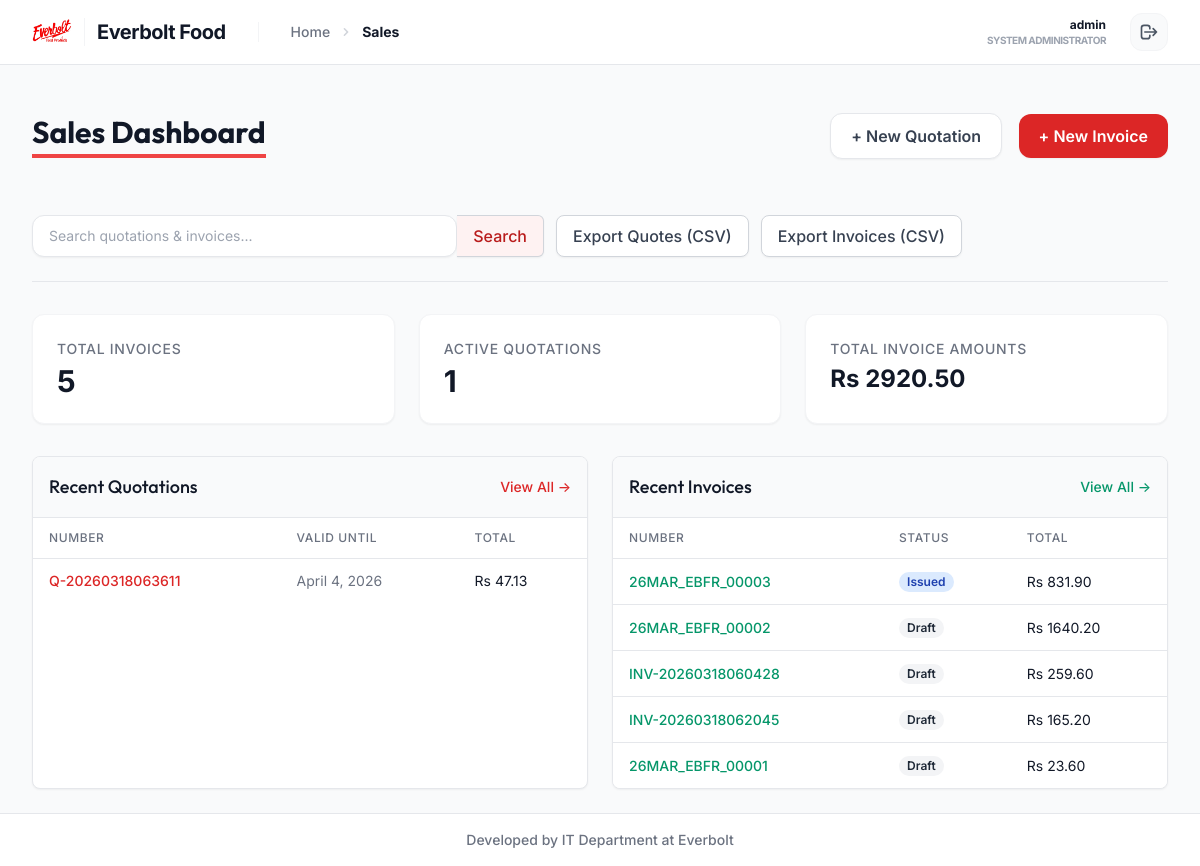
Screenshot of /sales/ (signed in) with the database file from the repository.
### users/models.py (models this page shows, shortened)
class User(AbstractUser):
    class Roles(models.TextChoices):
        ADMIN = 'ADMIN', 'Admin'
        SALES_OFFICER = 'SALES_OFFICER', 'Sales Officer'
    role = models.CharField(max_length=50, choices=Roles.choices, default=Roles.SALES_OFFICER)
    contact_number = models.CharField(max_length=20, blank=True, null=True)
    assigned_area = models.CharField(max_length=100, blank=True, null=True)
    def is_admin(self):
        return self.role == self.Roles.ADMIN or self.is_superuser

### sales/models.py (models this page shows, shortened)
class Quotation(models.Model):
    quotation_number = models.CharField(max_length=50, unique=True)
    customer = models.ForeignKey(Customer, on_delete=models.PROTECT)
    salesperson = models.ForeignKey(settings.AUTH_USER_MODEL, on_delete=models.SET_NULL, null=True)
    creation_date = models.DateTimeField(auto_now_add=True)
    valid_until = models.DateField()
    total_amount = models.DecimalField(max_digits=12, decimal_places=2, default=0.00)
    tax_amount = models.DecimalField(max_digits=12, decimal_places=2, default=0.00)
    notes = models.TextField(blank=True, null=True)

class Invoice(models.Model):
    class Type(models.TextChoices):
        CREDIT = 'CREDIT', 'Credit Invoice'
        COD = 'COD', 'Cash On Delivery'
    class Status(models.TextChoices):
        DRAFT = 'DRAFT', 'Draft'
        ISSUED = 'ISSUED', 'Issued'
        PAID = 'PAID', 'Paid'
        CANCELLED = 'CANCELLED', 'Cancelled'
    invoice_number = models.CharField(max_length=50, unique=True)
    invoice_type = models.CharField(max_length=20, choices=Type.choices, default=Type.CREDIT)
    customer = models.ForeignKey(Customer, on_delete=models.PROTECT)
    salesperson = models.ForeignKey(settings.AUTH_USER_MODEL, on_delete=models.SET_NULL, null=True)
    creation_date = models.DateTimeField(auto_now_add=True)
    delivery_date = models.DateField(blank=True, null=True)
    total_amount = models.DecimalField(max_digits=12, decimal_places=2, default=0.00)
    tax_amount = models.DecimalField(max_digits=12, decimal_places=2, default=0.00)
    status = models.CharField(max_length=20, choices=Status.choices, default=Status.DRAFT)
    notes = models.TextField(blank=True, null=True)

### sales/views.py (the view)
# urls.py: path('sales/', views.SalesDashboardView.as_view(), name='sales_dashboard'),
class SalesDashboardView(LoginRequiredMixin, TemplateView):
    template_name = 'sales/dashboard.html'
    def get_context_data(self, **kwargs):
        context = super().get_context_data(**kwargs)
        q = self.request.GET.get('q')
        quotations = Quotation.objects.filter(salesperson=self.request.user).order_by('-creation_date')
        invoices = Invoice.objects.filter(salesperson=self.request.user).order_by('-creation_date')
        if q:
            quotations = quotations.filter(quotation_number__icontains=q)
            invoices = invoices.filter(invoice_number__icontains=q)
        context['recent_quotations'] = quotations[:15]
        context['recent_invoices'] = invoices[:15]
        context['total_invoice_amount'] = invoices.aggregate(Sum('total_amount'))['total_amount__sum'] or Decimal('0.00')
        return context

### sales/templates/sales/dashboard.html (shortened to what this page needs)
{% extends 'layouts/base.html' %}
{% block breadcrumbs %}
    <li class="flex items-center space-x-2">
        <svg class="w-4 h-4 text-gray-300" fill="currentColor" viewBox="0 0 20 20">
            <path d="M7.293 14.707a1 1 0 010-1.414L10.586 10 7.293 6.707a1 1 0 011.414-1.414l4 4a1 1 0 010 1.414l-4 4a1 1 0 01-1.414 0z" />
        </svg>
        <span class="text-gray-900 font-bold">Sales</span>
    </li>
{% endblock %}
{% block content %}
<div class="px-4 py-6 sm:px-0">
    <div class="flex justify-between items-center mb-8">
        <h1 class="text-3xl font-bold text-gray-900 border-b-4 border-red-500 inline-block pb-1">Sales Dashboard</h1>
        <div class="space-x-3">
            {% if user.is_admin %}
            <a href="{% url 'quotation_create' %}" class="btn-premium btn-secondary">
                + New Quotation
            </a>
            <a href="{% url 'invoice_create' %}" class="btn-premium btn-primary">
                + New Invoice
            </a>
            {% endif %}
        </div>
        </div>
    </div>
    <div class="mb-6 flex space-x-3 items-center">
        <form method="get" class="flex max-w-lg flex-grow">
            <input type="text" name="q" placeholder="Search quotations & invoices..." value="{{ request.GET.q }}" class="px-4 py-2 border border-gray-300 rounded-l-md focus:ring-red-500 focus:border-red-500 block w-full sm:text-sm shadow-sm">
            <button type="submit" class="bg-red-50 hover:bg-red-100 border border-l-0 border-gray-300 rounded-r-md px-4 py-2 text-red-700 font-medium shadow-sm transition-colors">Search</button>
        </form>
        <a href="{% url 'quotation_export' %}?q={{ request.GET.q }}" class="bg-white border border-gray-300 hover:bg-gray-50 text-gray-700 font-medium py-2 px-4 rounded-lg shadow-sm transition duration-150">
            Export Quotes (CSV)
        </a>
        <a href="{% url 'invoice_export' %}?q={{ request.GET.q }}" class="bg-white border border-gray-300 hover:bg-gray-50 text-gray-700 font-medium py-2 px-4 rounded-lg shadow-sm transition duration-150">
            Export Invoices (CSV)
        </a>
    </div>
    <div class="grid grid-cols-1 md:grid-cols-3 gap-6 mb-8 border-t pt-8">
        <div class="bg-white rounded-xl shadow-sm border border-gray-100 p-6">
            <div class="text-sm font-medium text-gray-500 uppercase tracking-wider mb-1">Total Invoices</div>
            <div class="text-3xl font-bold text-gray-900">{{ recent_invoices.count }}</div>
        </div>
        <div class="bg-white rounded-xl shadow-sm border border-gray-100 p-6">
            <div class="text-sm font-medium text-gray-500 uppercase tracking-wider mb-1">Active Quotations</div>
            <div class="text-3xl font-bold text-gray-900">{{ recent_quotations.count }}</div>
        </div>
        <div class="bg-white rounded-xl shadow-sm border border-gray-100 p-6">
            <div class="text-sm font-medium text-gray-500 uppercase tracking-wider mb-1">Total Invoice Amounts</div>
            <div class="text-2xl font-bold text-gray-900 pr-2 overflow-hidden truncate">Rs {{ total_invoice_amount|floatformat:2|default:"0.00" }}</div>
        </div>
    </div>
    <div class="grid grid-cols-1 lg:grid-cols-2 gap-6">
        <div class="bg-white shadow-sm rounded-lg border border-gray-200 overflow-hidden">
            <div class="px-4 py-4 border-b border-gray-200 flex justify-between items-center bg-gray-50">
                <h3 class="text-lg font-medium text-gray-900">Recent Quotations</h3>
                <a href="{% url 'quotation_list' %}" class="text-sm text-red-600 hover:text-red-900 font-medium">View All &rarr;</a>
            </div>
            <div class="overflow-x-auto">
                <table class="min-w-full divide-y divide-gray-200">
                    <thead class="bg-white">
                        <tr>
                            <th scope="col" class="px-4 py-3 text-left text-xs font-medium text-gray-500 uppercase tracking-wider">Number</th>
                            <th scope="col" class="px-4 py-3 text-left text-xs font-medium text-gray-500 uppercase tracking-wider">Valid Until</th>
                            <th scope="col" class="px-4 py-3 text-left text-xs font-medium text-gray-500 uppercase tracking-wider">Total</th>
                        </tr>
                    </thead>
                    <tbody class="bg-white divide-y divide-gray-200">
                        {% for quote in recent_quotations %}
                        <tr class="hover:bg-gray-100 transition-colors cursor-pointer" onclick="window.location.href='{% url 'quotation_edit' quote.pk %}';">
                            <td class="px-4 py-3 whitespace-nowrap text-sm font-medium text-red-600">{{ quote.quotation_number }}</td>
                            <td class="px-4 py-3 whitespace-nowrap text-sm text-gray-500">{{ quote.valid_until }}</td>
                            <td class="px-4 py-3 whitespace-nowrap text-sm text-gray-900">Rs {{ quote.total_amount }}</td>
                        </tr>
                        {% empty %}
                        <tr>
                            <td colspan="3" class="px-4 py-6 text-center text-sm text-gray-500">No active quotations.</td>
                        </tr>
                        {% endfor %}
                    </tbody>
                </table>
            </div>
        </div>
        <div class="bg-white shadow-sm rounded-lg border border-gray-200 overflow-hidden">
            <div class="px-4 py-4 border-b border-gray-200 flex justify-between items-center bg-gray-50">
                <h3 class="text-lg font-medium text-gray-900">Recent Invoices</h3>
                <a href="{% url 'invoice_list' %}" class="text-sm text-emerald-600 hover:text-emerald-900 font-medium">View All &rarr;</a>
            </div>
            <div class="overflow-x-auto">
                <table class="min-w-full divide-y divide-gray-200">
                    <thead class="bg-white">
                        <tr>
                            <th scope="col" class="px-4 py-3 text-left text-xs font-medium text-gray-500 uppercase tracking-wider">Number</th>
                            <th scope="col" class="px-4 py-3 text-left text-xs font-medium text-gray-500 uppercase tracking-wider">Status</th>
                            <th scope="col" class="px-4 py-3 text-left text-xs font-medium text-gray-500 uppercase tracking-wider">Total</th>
                        </tr>
                    </thead>
                    <tbody class="bg-white divide-y divide-gray-200">
                        {% for invoice in recent_invoices %}
                        <tr class="hover:bg-gray-100 transition-colors cursor-pointer" onclick="window.location.href='{% url 'invoice_edit' invoice.pk %}';">
                            <td class="px-4 py-3 whitespace-nowrap text-sm font-medium text-emerald-600">{{ invoice.invoice_number }}</td>
                            <td class="px-4 py-3 whitespace-nowrap text-sm">
                                <span class="px-2 inline-flex text-xs leading-5 font-semibold rounded-full
                                {% if invoice.status == 'PAID' %}bg-green-100 text-green-800
                                {% elif invoice.status == 'ISSUED' %}bg-blue-100 text-blue-800
                                {% elif invoice.status == 'CANCELLED' %}bg-red-100 text-red-800
                                {% else %}bg-gray-100 text-gray-800{% endif %}">
                                    {{ invoice.get_status_display }}
                                </span>
                            </td>
                            <td class="px-4 py-3 whitespace-nowrap text-sm text-gray-900">Rs {{ invoice.total_amount }}</td>
                        </tr>
                        {% empty %}
                        <tr>
                            <td colspan="3" class="px-4 py-6 text-center text-sm text-gray-500">No recent invoices.</td>
                        </tr>
                        {% endfor %}
                    </tbody>
                </table>
            </div>
        </div>
    </div>
{% endblock %}

### sales/templates/layouts/base.html (shortened to what this page needs)
{% load static %}
<!DOCTYPE html>
<html lang="en">
<head>
    <script src="https://cdn.tailwindcss.com"></script>
</head>
<body class="bg-gray-50 text-gray-900 min-h-screen flex flex-col">
    <nav class="bg-white border-b border-gray-200">
        <div class="max-w-7xl mx-auto px-4 sm:px-6 lg:px-8">
            <div class="flex items-center justify-between h-16">
                <div class="flex items-center">
                    <a href="{% url 'main_dashboard' %}" class="flex items-center group transition-all">
                        <img src="{% static 'sales/img/logo.png' %}" alt="Everbolt Logo" class="h-10 w-auto object-contain transition-transform group-hover:scale-105">
                        <span class="ml-3 font-bold text-xl tracking-tight text-gray-900 group-hover:text-red-600 transition-colors border-l border-gray-100 pl-3">Everbolt Food</span>
                    </a>
                    <div class="hidden md:ml-8 md:flex md:items-center md:space-x-4 border-l border-gray-100 pl-8">
                        <nav class="flex" aria-label="Breadcrumb">
                            <ol class="flex items-center space-x-2 text-sm font-medium text-gray-500">
                                <li>
                                    <a href="{% url 'main_dashboard' %}" class="hover:text-red-600 transition-colors">Home</a>
                                </li>
                                {% block breadcrumbs %}{% endblock %}
                            </ol>
                        </nav>
                    </div>
                </div>
                <div class="flex items-center space-x-6">
                    <div class="hidden sm:flex flex-col items-end">
                        <span class="text-gray-900 font-bold text-xs ring-offset-2">{{ user.get_full_name|default:user.username }}</span>
                        <span class="text-gray-400 text-[10px] font-bold uppercase tracking-tighter">System Administrator</span>
                    </div>
                    {% if user.is_authenticated %}
                        <form method="post" action="{% url 'logout' %}">
                            <button type="submit" class="bg-gray-50 hover:bg-red-50 text-gray-600 hover:text-red-700 p-2 rounded-xl transition-all border border-gray-100 hover:border-red-100">
                                <svg class="w-5 h-5" fill="none" stroke="currentColor" viewBox="0 0 24 24">
                                    <path stroke-linecap="round" stroke-linejoin="round" stroke-width="2" d="M17 16l4-4m0 0l-4-4m4 4H7m6 4v1a3 3 0 01-3 3H6a3 3 0 01-3-3V7a3 3 0 013-3h4a3 3 0 013 3v1" />
                                </svg>
                            </button>
                        </form>
                    {% endif %}
                </div>
            </div>
        </div>
    </nav>
    <main class="max-w-7xl mx-auto py-6 sm:px-6 lg:px-8 flex-grow w-full">
        {% block content %}
        {% endblock %}
    </main>
    <footer class="bg-white border-t border-gray-200 mt-auto">
        <div class="max-w-7xl mx-auto py-4 px-4 sm:px-6 lg:px-8 box-border">
            <p class="text-center text-sm text-gray-500 font-medium">Developed by IT Department at Everbolt</p>
        </div>
    </footer>
</body>
</html>

### rows the page displays
User: get_full_name "admin"
Quotation: quotation_number "Q-20260318063611", valid_until "April 4, 2026", total_amount "47.13"
Invoice: invoice_number "26MAR_EBFR_00003", status "Issued", total_amount "831.90"
Invoice: invoice_number "26MAR_EBFR_00002", status "Draft", total_amount "1640.20"
Invoice: invoice_number "INV-20260318060428", status "Draft", total_amount "259.60"
Invoice: invoice_number "INV-20260318062045", status "Draft", total_amount "165.20"
Invoice: invoice_number "26MAR_EBFR_00001", status "Draft", total_amount "23.60"

### other values shown
{{ recent_invoices.count }} "5"
{{ recent_quotations.count }} "1"
{{ total_invoice_amount|floatformat:2|default:"0.00" }} "2920.50"
